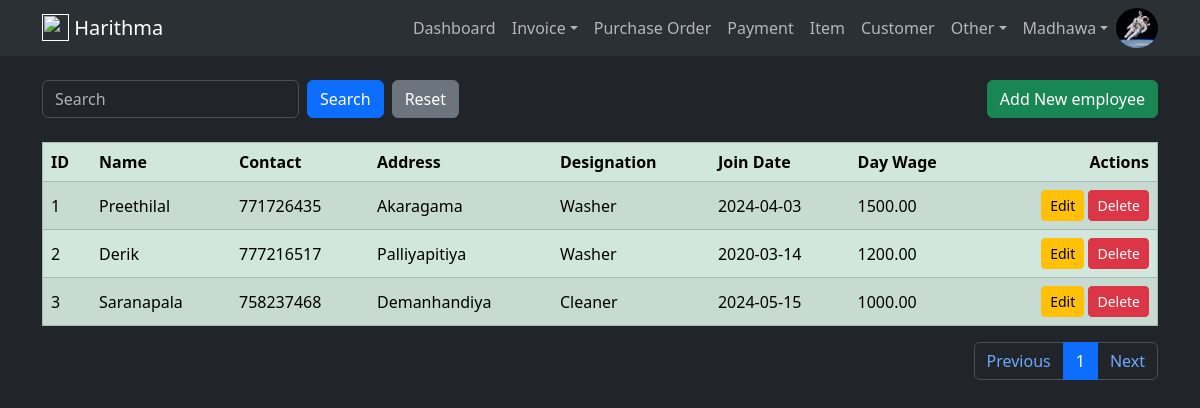
Screenshot of /employee (signed in) with the database file from the repository.
### harithmapos/models.py (models this page shows, shortened)
class User(db.Model, UserMixin):
    id = db.Column(db.Integer, primary_key=True)
    email = db.Column(db.String(120), unique=True, nullable=False)
    name = db.Column(db.String(50), nullable=False)
    image = db.Column(db.String(20), default='default.jpg')
    password = db.Column(db.String(60), nullable=False)
    ui_theme = db.Column(db.String(5), default='light')
    create_dttm = db.Column(db.DateTime, nullable=False, default=datetime.utcnow)
    update_dttm = db.Column(db.DateTime, nullable=False, default=datetime.utcnow)

class Employee(db.Model):
    id = db.Column(db.Integer, primary_key=True)
    name = db.Column(db.String(100), nullable=False)
    contact = db.Column(db.String(10))
    address = db.Column(db.String(255))
    designation = db.Column(db.String(40))
    joined_date = db.Column(db.Date())
    wage = db.Column(db.Numeric(10,2))
    create_dttm = db.Column(db.DateTime, nullable=False, default=datetime.utcnow)
    update_dttm = db.Column(db.DateTime, nullable=False, default=datetime.utcnow)
    invoices = db.relationship('InvoiceHead', backref='employee', lazy=True)
    payments = db.relationship('Payment', backref='employee', lazy=True)

### harithmapos/views/employee/routes.py (the view)
@employee_blueprint.route("/employee", methods=['GET', 'POST'])
@login_required
def employee():
    employee_create_form = EmployeeCreateForm()
    employee_update_form = EmployeeUpdateForm()
    per_page = 10
    page = request.args.get('page',1,type=int)
    query = request.args.get("query",None)
    if query:
        employees = Employee.query.order_by(Employee.update_dttm.desc()).filter(Employee.name.icontains(query)).paginate(page=page, per_page=per_page)
    else:
        employees = Employee.query.order_by(Employee.update_dttm.desc()).paginate(page=page, per_page=per_page)
    return render_template(
        'employee.html',
        title='Employee',
        employee_create_form=employee_create_form,
        employee_update_form=employee_update_form,
        employees=employees,
        query=query
    )

### harithmapos/views/employee/forms.py
class EmployeeCreateForm(FlaskForm):
    name = StringField("Name", validators=[DataRequired(), Length(min=2, max=50)])
    contact = TelField("Contact", validators=[Length(min=9, max=9)])
    address = StringField("Address")
    designation = StringField("Designation")
    joined_date = DateField("Joined Date")
    wage = DecimalField("Wage", places=2)
    submit = SubmitField('Add Employee')

class EmployeeUpdateForm(FlaskForm):
    name = StringField("Name", validators=[DataRequired(), Length(min=2, max=50)])
    contact = TelField("Contact", validators=[Length(min=9, max=9)])
    address = StringField("Address")
    designation = StringField("Designation")
    joined_date = DateField("Joined Date")
    wage = DecimalField("Wage", places=2)
    submit = SubmitField('Update Employee')

### harithmapos/models.py (called while the page is built)
@login_manager.user_loader
def load_user(user_id):
    return User.query.get(int(user_id))

### harithmapos/templates/employee.html (shortened to what this page needs)
{% extends 'layout/base.html' %}
{% block body %}
    <div class="container mt-4">
        <div class="row">
            <div class="col d-flex justify-content-between align-items-center">
                <form class="mb-0 d-flex" action="" method="GET" autocomplete="off">
                    <input type="text" class="form-control me-2" name="query" id="query" placeholder="{{ query if query else 'Search'}}">
                    <input type="submit" value="Search" class="btn btn-primary me-2" name="">
                    <a href="{{ url_for('employee_blueprint.employee') }}"><input type="submit" value="Reset" class="btn btn-secondary" ></a>
                </form>
                <button type="button" class="btn btn-success align-right" data-bs-toggle="modal" data-bs-target="#insert_modal">Add New employee</button>
            </div>
        </div>
    </div>
    <div class="container mt-4">
        <table class="table table-success table-striped table-hover" border="1">
            <thead class="thread-dark">
                <tr>
                    <th scope="col">ID</th>
                    <th scope="col">Name</th>
                    <th scope="col">Contact</th>
                    <th scope="col">Address</th>
                    <th scope="col">Designation</th>
                    <th scope="col">Join Date</th>
                    <th scope="col">Day Wage</th>
                    <th scope="col" style="text-align: right" >Actions</th>
                </tr>
            </thead>
            <tbody id="results">
                {% for employee in employees.items %}
                    <tr>
                        <td class="align-middle"  scope="row">{{employee.id}}</td>
                        <td class="align-middle">{{employee.name}}</td>
                        <td class="align-middle">{{employee.contact}}</td>
                        <td class="align-middle">{{employee.address}}</td>
                        <td class="align-middle">{{employee.designation}}</td>
                        <td class="align-middle">{{employee.joined_date}}</td>
                        <td class="align-middle">{{employee.wage}}</td>
                        <td class="text-end">
                            <a href="{{ url_for('employee_blueprint.update_employee', employee_id=employee.id) }}" class="btn btn-sm btn-warning" data-toggle="tooltip" data-placement="top" title="Update employee" data-bs-toggle="modal" data-bs-target="#update_employee{{employee.id}}">Edit</a>
                            <a href="{{ url_for('employee_blueprint.delete_employee', employee_id=employee.id) }}" class="btn btn-sm btn-danger" data-toggle="tooltip" data-placement="top" title="Delete employee" onclick="return confirm('Are you sure to delete?')">Delete</a>
                        </td>
                    </tr>
                {% endfor %}
            </tbody>
        </table>
        <nav aria-label="Page navigation">
            <ul class="pagination justify-content-end">
                <li class="page-item"><a class="page-link" href="{{ url_for('employee_blueprint.employee', page=employees.prev_num, query=query) }}">Previous</a></li>
                {% for page_number in employees.iter_pages(left_edge=1, right_edge=1, left_current=1, right_current=2) %}
                    {% if page_number %}
                        {% if employees.page == page_number %}
                            <li class="page-item "><a class="page-link active" href="{{ url_for('employee_blueprint.employee', page=page_number, query=query) }}">{{ page_number }}</a></li>
                        {% else %}
                            <li class="page-item "><a class="page-link" href="{{ url_for('employee_blueprint.employee', page=page_number, query=query) }}">{{ page_number }}</a></li>
                        {% endif %}
                    {% else %}
                        <li class="page-item "><a class="page-link" href="#">...</a></li>
                    {% endif %}
                {% endfor %}
                <li class="page-item"><a class="page-link" href="{{ url_for('employee_blueprint.employee', page=employees.next_num, query=query) }}">Next</a></li>
            </ul>
        </nav>
    </div>
{% endblock %}

### harithmapos/templates/layout/navbar.html (shortened to what this page needs)
<nav class="navbar navbar-expand-lg bg-body-tertiary">
    <div class="container">
        <a href="" class="navbar-brand lead">
            <img src="{{url_for('static', filename='vehical.png')}}" height="27" class="d-inline-block align-text-top">
            <b>Harithma</b>
        </a>
        <div class="collapse navbar-collapse" id="navbarCollapse">
            <ul class="navbar-nav ms-auto">
                {% if current_user.is_authenticated %}
                    <a class="nav-item nav-link" href="{{ url_for('dashboard_blueprint.dashboard') }}">Dashboard</a>
                    <li class="nav-item dropdown">
                        <a class="nav-link dropdown-toggle" href="#" role="button" data-bs-toggle="dropdown" aria-expanded="false">Invoice</a>
                    </li>
                    <a class="nav-item nav-link" href="{{ url_for('purchase_order_blueprint.purchase_order_head') }}">Purchase Order</a>
                    <a class="nav-item nav-link" href="{{ url_for('payment_blueprint.payment') }}">Payment</a>
                    <a class="nav-item nav-link" href="{{ url_for('item_blueprint.item') }}">Item</a>
                    <a class="nav-item nav-link" href="{{ url_for('customer_blueprint.customer') }}">Customer</a>
                    <li class="nav-item dropdown">
                        <a class="nav-link dropdown-toggle" href="#" role="button" data-bs-toggle="dropdown" aria-expanded="false">Other</a>
                    </li>
                    <li class="nav-item dropdown">
                        <a class="nav-link dropdown-toggle" href="#" role="button" data-bs-toggle="dropdown" aria-expanded="false">{{ current_user.name }}</a>
                    </li>
                    <img src="{{ url_for('static', filename='user_images/'+current_user.image) }}" class="rounded-circle" height="40" alt="Avatar" />
                {% else %}
                    <a class="nav-item nav-link" href="{{ url_for('user_blueprint.login') }}">Login</a>
                    <a class="nav-item nav-link" href="{{ url_for('user_blueprint.register') }}">Register</a>
                {% endif %}
            </ul>
        </div>
    </div>
</nav>

### rows the page displays
User: name "Madhawa", image (picture)
Employee: id "1", name "Preethilal", contact "771726435", address "Akaragama", designation "Washer", joined_date "2024-04-03", wage "1500.00"
Employee: id "2", name "Derik", contact "777216517", address "Palliyapitiya", designation "Washer", joined_date "2020-03-14", wage "1200.00"
Employee: id "3", name "Saranapala", contact "758237468", address "Demanhandiya", designation "Cleaner", joined_date "2024-05-15", wage "1000.00"

### other values shown
{{ page_number }} "1"
